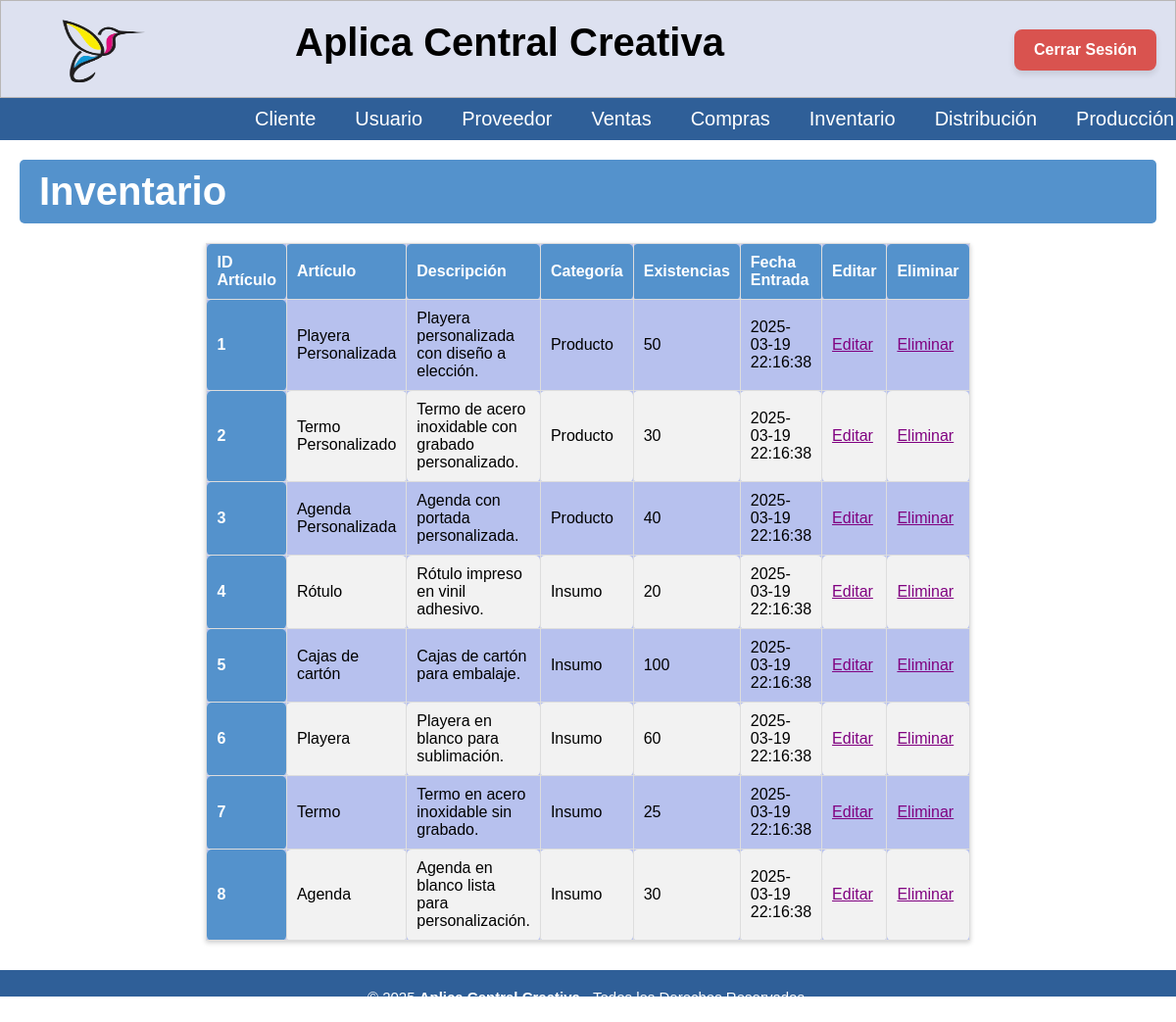
Screenshot of /Inventario/Inventario.php (signed in) with the database file from the repository.
### tables this page shows
create table articulos(
id_articulo INT NOT NULL PRIMARY KEY,
nombre_articulo VARCHAR(70) NOT NULL,
descripcion TEXT NOT NULL,
categoria ENUM('Insumo', 'Producto') NOT NULL,  
precio NUMERIC(16,2),
costo NUMERIC(16,2),
existencias INT NOT NULL DEFAULT 0,
imagen VARCHAR(255),
fecha_registro DATETIME NOT NULL
);

### Inventario/Inventario.php (the view, shortened to what this page needs)
<?php
include('../BD/ConexionBD.php');
include('../Nav/header.php');
?>
<body>
    <h1 class="titulo">Inventario</h1>
    <table class='tabla_inv'>
        <thead>
            <tr class='cont'>
                <th scope='col'>ID Artículo</th>
                <th scope='col'>Artículo</th>
                <th scope='col'>Descripción</th>
                <th scope='col'>Categoría</th>
                <th scope='col'>Existencias</th>
                <th scope='col'>Fecha Entrada</th>
                <th scope='col'>Editar</th>
                <th scope='col'>Eliminar</th>
            </tr>
        </thead>
        <tbody>
            <?php
            $sql = "SELECT * FROM articulos";
            $result = $conn->query($sql);
            if ($result->num_rows > 0) {
                while ($fila = $result->fetch_assoc()) :
            ?>
                    <tr>
                        <th scope='row'><?= htmlspecialchars($fila['id_articulo']) ?></th>
                        <td><?= htmlspecialchars($fila['nombre_articulo']) ?></td>
                        <td><?= htmlspecialchars($fila['descripcion']) ?></td>
                        <td><?= htmlspecialchars($fila['categoria']) ?></td>
                        <td><?= htmlspecialchars($fila['existencias']) ?></td>
                        <td><?= htmlspecialchars($fila['fecha_registro']) ?></td>
                        <td><a href='Editar/Modificar_I.php?id_articulo=<?= htmlspecialchars($fila['id_articulo']) ?>' class='editar'>Editar</a></td>
                        <td><a href='Eliminar/Eliminar_Inventario.php?id_articulo=<?= htmlspecialchars($fila['id_articulo']) ?>'>Eliminar</a></td>
                    </tr>
            <?php
                endwhile;
            } else {
                echo "<tr><td colspan='9'>No hay artículos en el inventario.</td></tr>";
            }
            ?>
        </tbody>
    </table>
</body>
<?php
include('../Nav/footer.php');
?>
</html>

### CSS/menu.css (style rules this page uses)
* { padding: 0px; margin: 0px; }

### CSS/cabecera.css (style rules this page uses)
* { font-family: 'Roboto', sans-serif; }
html { font-size: 20px; overflow-y: auto; }

### CSS/tablas_boton.css (style rules this page uses)
.titulo { background-color: #5492cc; color: white; padding: 10px 20px; border: none; border-radius: 5px; cursor: pointer; font-family: 'Poppins', sans-serif; margin-left: 20px; margin-top: 20px; margin-right: 20px; }
.tabla_inv { border-collapse: collapse; width: 40%; margin: 20px auto; font-family: 'Roboto', sans-serif; background-color: #b7c1ee; box-shadow: 0 2px 5px rgba(0, 0, 0, 0.2); font-size: 0.8rem; }
.cont { text-align: center; }
.tabla_inv th, .tabla_inv td { border: 1px solid #ddd; padding: 10px 10px; text-align: left; }
.tabla th, .tabla_inv th, .tabla_ped th { background-color: #5492cc; color: white; font-weight: bold; }
.tabla td, .tabla_inv td, .tabla_ped td { color: #000000; }
.tabla_inv tbody tr:nth-child(even) { background-color: #f2f2f2; }
.tabla_inv th, table.tabla_inv td { border-radius: 5px; }
a { text-decoration: underline; color: rgb(0, 0, 0); }

### CSS/formularios.css (style rules this page uses)
.titulo { background-color: #5492cc; color: white; padding: 10px 20px; border: none; border-radius: 5px; cursor: pointer; font-family: 'Poppins', sans-serif; margin-left: 20px; margin-top: 20px; margin-bottom: 20px; margin-right: 20px; }
* { font-family: 'Poppins', sans-serif; margin: 0; padding: 0; box-sizing: border-box; }

### CSS/departamentos.css (style rules this page uses)
a { text-decoration: underline; color: purple; }

### CSS/cabecera2.css (style rules this page uses)
* { padding: 0px; margin: 0px; }
h1, h2 { color: #000000; }
table { width: 100%; margin-bottom: 20px; border-collapse: collapse; }
table, th, td { border: 1px solid #ddd; }
th, td { padding: 10px; text-align: left; }

### CSS/eliminar.css (style rules this page uses)
.titulo { background-color: #5492cc; color: white; padding: 10px 20px; border: none; border-radius: 5px; cursor: pointer; font-family: 'Poppins', sans-serif; margin-left: 20px; margin-top: 20px; margin-right: 20px; }
h1, h2 { color: #000000; }
table { width: 100%; margin-bottom: 20px; border-collapse: collapse; }
table, th, td { border: 1px solid #ddd; }
th, td { padding: 10px; text-align: left; }

### rows the page displays
articulos: id_articulo "1", nombre_articulo "Playera Personalizada", descripcion "Playera personalizada con diseño a elección.", categoria "Producto", existencias "50", fecha_registro "2025-03-19 22:16:38"
articulos: id_articulo "2", nombre_articulo "Termo Personalizado", descripcion "Termo de acero inoxidable con grabado personalizado.", categoria "Producto", existencias "30", fecha_registro "2025-03-19 22:16:38"
articulos: id_articulo "3", nombre_articulo "Agenda Personalizada", descripcion "Agenda con portada personalizada.", categoria "Producto", existencias "40", fecha_registro "2025-03-19 22:16:38"
articulos: id_articulo "4", nombre_articulo "Rótulo", descripcion "Rótulo impreso en vinil adhesivo.", categoria "Insumo", existencias "20", fecha_registro "2025-03-19 22:16:38"
articulos: id_articulo "5", nombre_articulo "Cajas de cartón", descripcion "Cajas de cartón para embalaje.", categoria "Insumo", existencias "100", fecha_registro "2025-03-19 22:16:38"
articulos: id_articulo "6", nombre_articulo "Playera", descripcion "Playera en blanco para sublimación.", categoria "Insumo", existencias "60", fecha_registro "2025-03-19 22:16:38"
articulos: id_articulo "7", nombre_articulo "Termo", descripcion "Termo en acero inoxidable sin grabado.", categoria "Insumo", existencias "25", fecha_registro "2025-03-19 22:16:38"
articulos: id_articulo "8", nombre_articulo "Agenda", descripcion "Agenda en blanco lista para personalización.", categoria "Insumo", existencias "30", fecha_registro "2025-03-19 22:16:38"

### other values shown
$nombre "Cliente"
$nombre "Usuario"
$nombre "Proveedor"
$nombre "Ventas"
$nombre "Compras"
$nombre "Inventario"
$nombre "Distribución"
$nombre "Producción"
